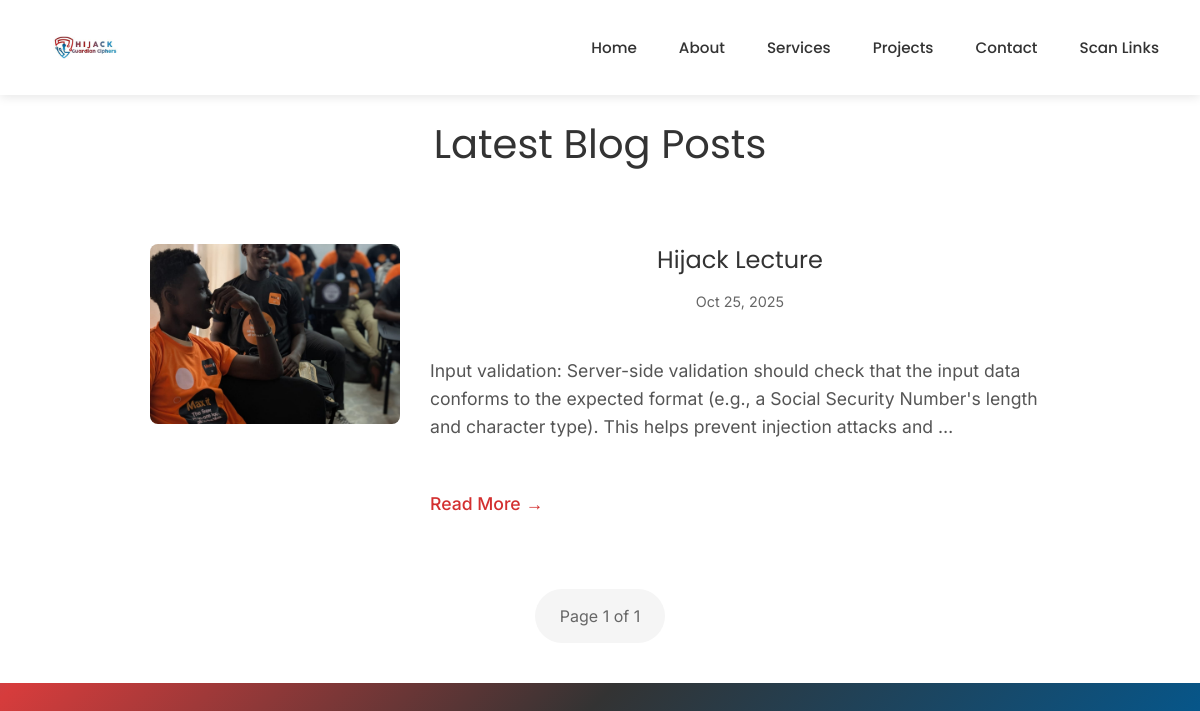
/posts/, run on an earlier commit of the app's database.
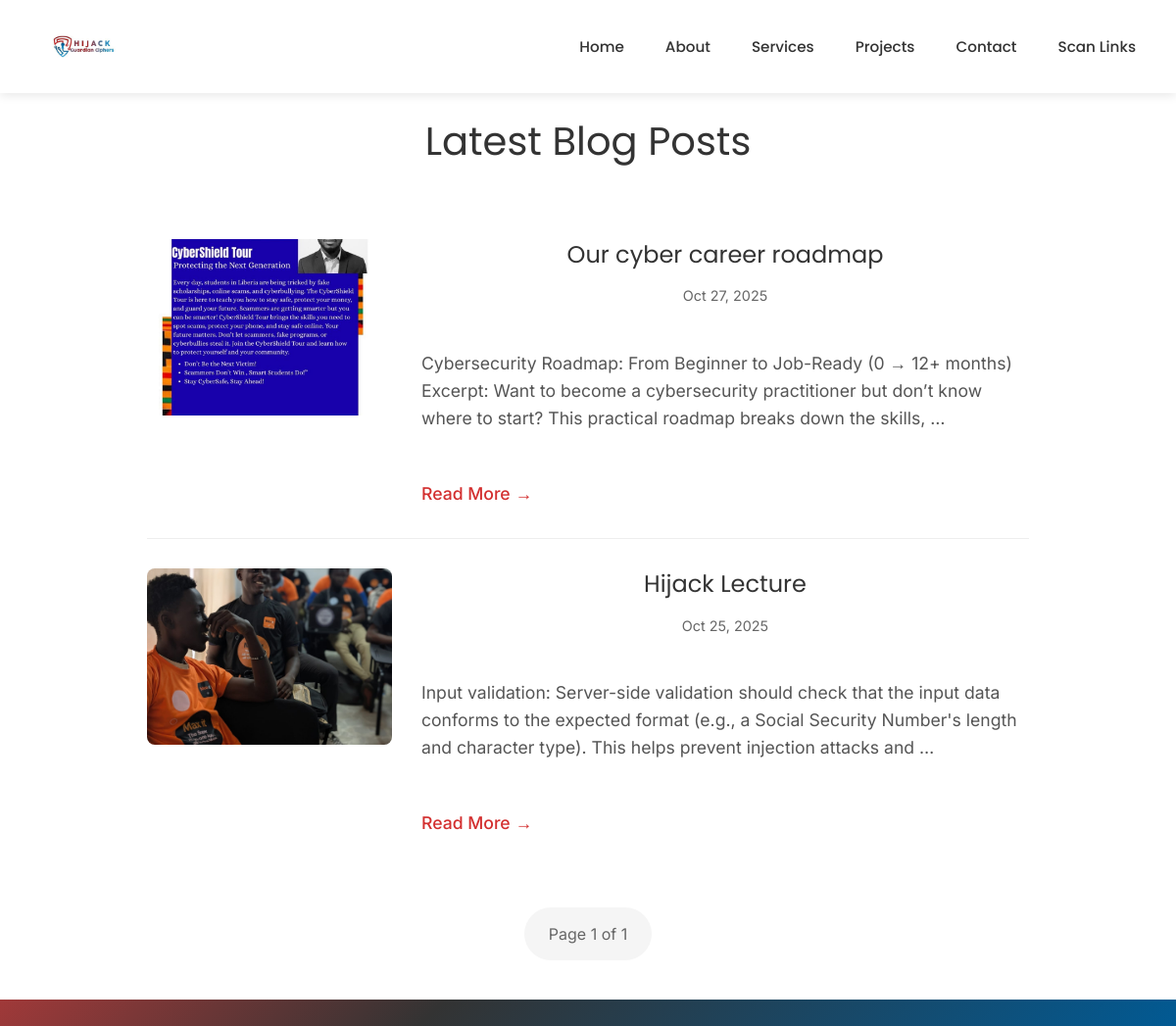
And on a later commit of the database.
### app/models.py (models this page shows, shortened)
class Post(models.Model):
    CONTENT_TYPE_CHOICES = [
        ('text', 'Text'),
        ('image', 'Image'),
        ('video', 'Video'),
    ]
    author = models.ForeignKey(User, on_delete=models.CASCADE)
    title = models.CharField(max_length=500)
    content_type = models.CharField(max_length=10, choices=CONTENT_TYPE_CHOICES, default='text')
    content = models.TextField(blank=True, null=True)
    image = models.ImageField(upload_to='posts/images/', blank=True, null=True)
    video = models.FileField(upload_to='posts/videos/', blank=True, null=True)
    created_at = models.DateTimeField(auto_now_add=True)
    updated_at = models.DateTimeField(auto_now=True)
    published = models.BooleanField(default=False)
    class Meta:
        ordering = ['-created_at']

### app/views.py (the view)
# urls.py: path('posts/', views.post_list, name='post_list'),
def post_list(request):
    posts = Post.objects.filter(published=True)
    paginator = Paginator(posts, 10)  # Show 10 posts per page
    page_number = request.GET.get('page')
    page_obj = paginator.get_page(page_number)
    return render(request, 'post_list.html', {'page_obj': page_obj})

### app/templates/post_list.html (shortened to what this page needs)
{% extends 'base.html'%}
{% block content %}
<main class="blog-listing">
    <div class="container">
        <h1 class="blog-title">Latest Blog Posts</h1>
        <section class="post-list">
            {% for post in page_obj %}
            <article class="post-item">
                {% if post.content_type == 'image' %}
                <div class="post-thumbnail">
                    <img src="{{ post.image.url }}" alt="{{ post.title }}" >
                </div>
                {% endif %}
                <div class="post-content">
                    <header class="post-header">
                        <h2 class="post-title">
                            <a href="{% url 'cyber:post_detail' post.pk %}">{{post.title}}</a>
                        </h2>
                        <time class="post-date" datetime="{{post.created_at|date:'Y-m-d'}}">
                            {{post.created_at|date:"M d, Y"}}
                        </time>
                    </header>
                    {% if post.content %}
                    <div class="post-excerpt">
                        <p>{{ post.content|truncatewords:30 }}</p>
                    </div>
                    {% endif %}
                    <a href="{% url 'cyber:post_detail' post.pk %}" class="read-more" aria-label="Read more about {{post.title}}">
                        Read More <span aria-hidden="true">→</span>
                    </a>
                </div>
            </article>
            {% endfor %}
        </section>
        {% if page_obj %}
        <nav class="pagination" aria-label="Blog navigation">
            <div class="pagination-container">
                <span class="page-info" aria-current="page">
                    Page {{ page_obj.number }} of {{ page_obj.paginator.num_pages }}
                </span>
            </div>
        </nav>
        {% else %}
        <div class="no-posts">
            <p>No posts available at the moment.</p>
        </div>
        {% endif %}
    </div>
</main>
{% endblock %}

### app/templates/base.html (shortened to what this page needs)
{% load static %}
<!DOCTYPE html>
<html lang="en">
<head>
    <link rel="stylesheet" href="https://cdnjs.cloudflare.com/ajax/libs/font-awesome/6.4.2/css/all.min.css">
    <link rel="stylesheet" href="{% static 'assert/style.css' %}">
        <script src="https://cdn.tailwindcss.com"></script>
    <link href="https://cdnjs.cloudflare.com/ajax/libs/font-awesome/6.0.0/css/all.min.css" rel="stylesheet">
</head>
<body>
     <nav class="main-nav">
        <div class="nav-container">
            <div class="logo">
                <a href="{% url 'cyber:home'%}">
                    <img src="{% static './assert/images/logo.jpg'%}" alt="Hijack Guardian Ciphers Logo">
                </a>
            </div>
            <ul class="nav-links">
                <li><a href="{% url 'cyber:home'%}" class="nav-link">Home</a></li>
                <li><a href="{% url 'cyber:about' %}" class="nav-link">About</a></li>
                <li><a href="{% url 'cyber:services' %}" class="nav-link">Services</a></li>
                <li><a href="{% url 'cyber:project' %}" class="nav-link">Projects</a></li>
                <li><a href="{% url 'cyber:contact' %}" class="nav-link">Contact</a></li>
                <li><a href="{% url 'cyber:phising' %}" class="nav-link">Scan Links</a></li>
            </ul>
        </div>
    </nav>
    <div class="mobile-menu" id="mobile-menu" aria-label="Mobile navigation">
        <div class="mobile-menu-container">
            <a href="{% url 'cyber:home'%}" class="mobile-link">Home</a>
            <a href="{% url 'cyber:about' %}" class="mobile-link">About</a>
            <a href="{% url 'cyber:services' %}" class="mobile-link">Services</a>
            <a href="{% url 'cyber:project' %}" class="mobile-link">Projects</a>
            <a href="{% url 'cyber:contact' %}" class="mobile-link">Contact</a>
        </div>
    </div>
  {% block content %}
  {% endblock %}
</body>
</html>

### app/static/assert/style.css (style rules this page uses)
* { box-sizing: border-box; margin: 0; padding: 0; -webkit-font-smoothing: antialiased; -moz-osx-font-smoothing: grayscale; }
:root { --nav-height: 96px; --nav-gap: 20px; }
body { margin: 0; font-family: Arial, sans-serif; background: linear-gradient( 135deg, #3B9DD9 0%, #D63C3C 35%, #333333 65%, #005B96 100% ); min-height: 100vh; color: #fff; }
.main-nav { background-color: #fff; box-shadow: 0 2px 10px rgba(0,0,0,0.1); position: fixed; top: 0; left: 0; right: 0; z-index: 1000; padding: 0; font-family: 'Poppins', sans-serif; }
.nav-container { max-width: 1200px; margin: 0 auto; display: flex; justify-content: space-between; align-items: center; padding: 15px 20px; position: relative; }
.logo { display: flex; align-items: center; z-index: 1001; }
.logo img { width: 130px; height: 65px; object-fit: contain; }
.nav-links { display: flex; list-style: none; margin: 0; padding: 0; align-items: center; }
.nav-links li { margin: 0 5px; }
.nav-link { text-decoration: none; color: #333; font-weight: 500; padding: 8px 16px; border-radius: 4px; transition: all 0.2s ease; font-size: 0.95rem; white-space: nowrap; }
main { margin-top: calc(var(--nav-height) + var(--nav-gap)); }
.container { width: 95%; max-width: 1200px; margin: 0 auto; padding: 0 20px; box-sizing: border-box; }
.blog-listing, .blog-detail { margin: 50px 0; background: #fff; color: #333; padding: 40px 0; }
.blog-title { font-family: 'Poppins', sans-serif; font-size: 2.5rem; color: #333; text-align: center; margin-bottom: 40px; }
.post-list { max-width: 900px; margin: 0 auto; }
.post-item { display: flex; gap: 30px; padding: 30px 0; border-bottom: 1px solid #eee; transition: transform 0.2s ease; }
.post-item:last-child { border-bottom: none; }
.post-thumbnail { flex: 0 0 250px; }
.post-thumbnail img { width: 100%; height: 180px; object-fit: cover; border-radius: 8px; }
.post-content { flex: 1; display: flex; flex-direction: column; }
.post-header { margin-bottom: 15px; }
.post-title { font-family: 'Poppins', sans-serif; font-size: 1.5rem; margin: 0 0 10px; line-height: 1.3; }
.post-title a { color: #333; text-decoration: none; transition: color 0.2s ease; }
.post-date { color: #666; font-size: 0.9rem; }
.post-excerpt { color: #555; line-height: 1.6; margin-bottom: 20px; }
.read-more { color: #d32f2f; text-decoration: none; font-weight: 500; margin-top: auto; transition: color 0.2s ease; display: inline-flex; align-items: center; gap: 5px; }
.pagination { margin-top: 40px; text-align: center; }
.pagination-container { display: inline-flex; align-items: center; gap: 20px; padding: 15px 25px; background: #f5f5f5; border-radius: 30px; }
.page-info { color: #666; }
.post-header { text-align: center; margin-bottom: 40px; }
.post-content { font-size: 1.1rem; line-height: 1.8; color: #333; }
.post-content p { margin-bottom: 1.5em; }

### app/templates/base.html (style rules this page uses)
body { font-family: 'Inter', sans-serif; }

What changed in the data, as far as the page shows it:
added Post: image (picture), title "Our cyber career roadmap", created_at "Oct 27, 2025", content "Cybersecurity Roadmap: From Beginner to Job-Ready (0 → 12+ months) Excerpt: Want to become a cybersecurity practitioner but don’t know where to start? This practical roadmap breaks down the skills, …"
